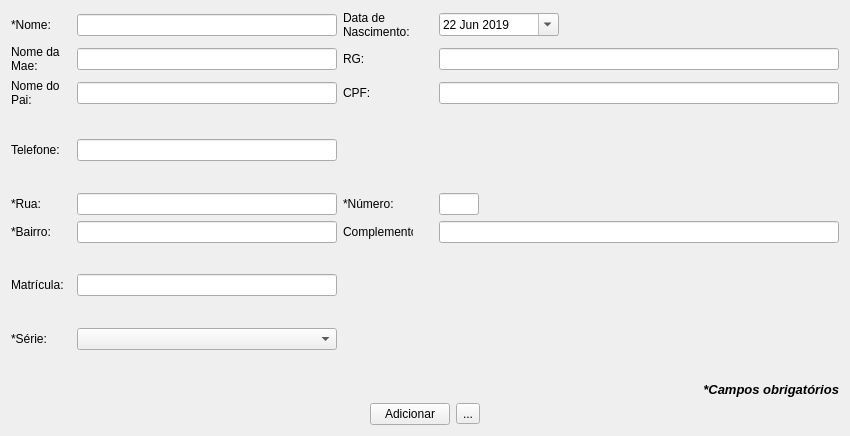
<?xml version="1.0" encoding="UTF-8"?>
<ui version="4.0">
 <class>alunosWidget</class>
 <widget class="QWidget" name="alunosWidget">
  <property name="windowModality">
   <enum>Qt::NonModal</enum>
  </property>
  <property name="geometry">
   <rect>
    <x>0</x>
    <y>0</y>
    <width>850</width>
    <height>436</height>
   </rect>
  </property>
  <property name="sizePolicy">
   <sizepolicy hsizetype="Preferred" vsizetype="Preferred">
    <horstretch>0</horstretch>
    <verstretch>0</verstretch>
   </sizepolicy>
  </property>
  <property name="minimumSize">
   <size>
    <width>660</width>
    <height>425</height>
   </size>
  </property>
  <property name="maximumSize">
   <size>
    <width>100000</width>
    <height>100000</height>
   </size>
  </property>
  <property name="mouseTracking">
   <bool>false</bool>
  </property>
  <property name="windowTitle">
   <string>Novo Aluno</string>
  </property>
  <property name="windowIcon">
   <iconset theme="a">
    <normaloff>.</normaloff>.</iconset>
  </property>
  <property name="windowOpacity">
   <double>1.000000000000000</double>
  </property>
  <layout class="QGridLayout" name="gridLayout">
   <item row="0" column="0">
    <layout class="QGridLayout" name="gridLayout_2">
     <item row="12" column="0">
      <widget class="QLabel" name="label_2">
       <property name="sizePolicy">
        <sizepolicy hsizetype="Preferred" vsizetype="Preferred">
         <horstretch>0</horstretch>
         <verstretch>0</verstretch>
        </sizepolicy>
       </property>
       <property name="minimumSize">
        <size>
         <width>60</width>
         <height>0</height>
        </size>
       </property>
       <property name="maximumSize">
        <size>
         <width>40</width>
         <height>16777215</height>
        </size>
       </property>
       <property name="text">
        <string>*Série:</string>
       </property>
       <property name="wordWrap">
        <bool>true</bool>
       </property>
      </widget>
     </item>
     <item row="3" column="0">
      <widget class="QLabel" name="label_4">
       <property name="sizePolicy">
        <sizepolicy hsizetype="Preferred" vsizetype="Preferred">
         <horstretch>0</horstretch>
         <verstretch>0</verstretch>
        </sizepolicy>
       </property>
       <property name="minimumSize">
        <size>
         <width>60</width>
         <height>0</height>
        </size>
       </property>
       <property name="maximumSize">
        <size>
         <width>62</width>
         <height>16777215</height>
        </size>
       </property>
       <property name="text">
        <string>Nome do Pai:</string>
       </property>
       <property name="wordWrap">
        <bool>true</bool>
       </property>
      </widget>
     </item>
     <item row="10" column="2">
      <widget class="QLineEdit" name="lineEditMatricula">
       <property name="sizePolicy">
        <sizepolicy hsizetype="Expanding" vsizetype="Preferred">
         <horstretch>0</horstretch>
         <verstretch>0</verstretch>
        </sizepolicy>
       </property>
      </widget>
     </item>
     <item row="0" column="0">
      <widget class="QLabel" name="label">
       <property name="sizePolicy">
        <sizepolicy hsizetype="Preferred" vsizetype="Preferred">
         <horstretch>0</horstretch>
         <verstretch>0</verstretch>
        </sizepolicy>
       </property>
       <property name="minimumSize">
        <size>
         <width>60</width>
         <height>0</height>
        </size>
       </property>
       <property name="maximumSize">
        <size>
         <width>35</width>
         <height>20</height>
        </size>
       </property>
       <property name="text">
        <string>*Nome:</string>
       </property>
       <property name="wordWrap">
        <bool>true</bool>
       </property>
      </widget>
     </item>
     <item row="8" column="2">
      <widget class="QLineEdit" name="lineEditBairro">
       <property name="sizePolicy">
        <sizepolicy hsizetype="Expanding" vsizetype="Fixed">
         <horstretch>0</horstretch>
         <verstretch>0</verstretch>
        </sizepolicy>
       </property>
       <property name="minimumSize">
        <size>
         <width>0</width>
         <height>0</height>
        </size>
       </property>
       <property name="maximumSize">
        <size>
         <width>16777215</width>
         <height>16777215</height>
        </size>
       </property>
      </widget>
     </item>
     <item row="7" column="0">
      <widget class="QLabel" name="label_6">
       <property name="sizePolicy">
        <sizepolicy hsizetype="Expanding" vsizetype="Preferred">
         <horstretch>0</horstretch>
         <verstretch>0</verstretch>
        </sizepolicy>
       </property>
       <property name="minimumSize">
        <size>
         <width>60</width>
         <height>0</height>
        </size>
       </property>
       <property name="maximumSize">
        <size>
         <width>25</width>
         <height>16777215</height>
        </size>
       </property>
       <property name="text">
        <string>*Rua:</string>
       </property>
       <property name="wordWrap">
        <bool>true</bool>
       </property>
      </widget>
     </item>
     <item row="7" column="2">
      <widget class="QLineEdit" name="lineEditRua">
       <property name="sizePolicy">
        <sizepolicy hsizetype="Expanding" vsizetype="Fixed">
         <horstretch>0</horstretch>
         <verstretch>0</verstretch>
        </sizepolicy>
       </property>
       <property name="minimumSize">
        <size>
         <width>0</width>
         <height>0</height>
        </size>
       </property>
       <property name="maximumSize">
        <size>
         <width>16777215</width>
         <height>16777215</height>
        </size>
       </property>
      </widget>
     </item>
     <item row="3" column="3">
      <widget class="QLabel" name="label_9">
       <property name="minimumSize">
        <size>
         <width>60</width>
         <height>0</height>
        </size>
       </property>
       <property name="maximumSize">
        <size>
         <width>30</width>
         <height>16777215</height>
        </size>
       </property>
       <property name="text">
        <string>CPF:</string>
       </property>
       <property name="wordWrap">
        <bool>true</bool>
       </property>
      </widget>
     </item>
     <item row="8" column="4">
      <widget class="QLineEdit" name="lineEditComplemento">
       <property name="sizePolicy">
        <sizepolicy hsizetype="Expanding" vsizetype="Fixed">
         <horstretch>0</horstretch>
         <verstretch>0</verstretch>
        </sizepolicy>
       </property>
      </widget>
     </item>
     <item row="3" column="4">
      <widget class="QLineEdit" name="lineEditCPF">
       <property name="sizePolicy">
        <sizepolicy hsizetype="Expanding" vsizetype="Fixed">
         <horstretch>0</horstretch>
         <verstretch>0</verstretch>
        </sizepolicy>
       </property>
       <property name="minimumSize">
        <size>
         <width>200</width>
         <height>0</height>
        </size>
       </property>
       <property name="maximumSize">
        <size>
         <width>16777215</width>
         <height>16777215</height>
        </size>
       </property>
       <property name="inputMethodHints">
        <set>Qt::ImhPreferNumbers</set>
       </property>
       <property name="text">
        <string/>
       </property>
      </widget>
     </item>
     <item row="1" column="4">
      <widget class="QLineEdit" name="lineEditRG">
       <property name="minimumSize">
        <size>
         <width>200</width>
         <height>0</height>
        </size>
       </property>
       <property name="maximumSize">
        <size>
         <width>16777215</width>
         <height>16777215</height>
        </size>
       </property>
       <property name="inputMethodHints">
        <set>Qt::ImhPreferNumbers</set>
       </property>
      </widget>
     </item>
     <item row="8" column="3">
      <widget class="QLabel" name="label_11">
       <property name="sizePolicy">
        <sizepolicy hsizetype="Expanding" vsizetype="Preferred">
         <horstretch>0</horstretch>
         <verstretch>0</verstretch>
        </sizepolicy>
       </property>
       <property name="minimumSize">
        <size>
         <width>60</width>
         <height>0</height>
        </size>
       </property>
       <property name="maximumSize">
        <size>
         <width>70</width>
         <height>16777215</height>
        </size>
       </property>
       <property name="text">
        <string>Complemento:</string>
       </property>
       <property name="wordWrap">
        <bool>true</bool>
       </property>
      </widget>
     </item>
     <item row="0" column="3">
      <widget class="QLabel" name="label_5">
       <property name="sizePolicy">
        <sizepolicy hsizetype="Expanding" vsizetype="Preferred">
         <horstretch>100</horstretch>
         <verstretch>0</verstretch>
        </sizepolicy>
       </property>
       <property name="minimumSize">
        <size>
         <width>60</width>
         <height>0</height>
        </size>
       </property>
       <property name="maximumSize">
        <size>
         <width>90</width>
         <height>16777215</height>
        </size>
       </property>
       <property name="text">
        <string>Data de Nascimento:</string>
       </property>
       <property name="wordWrap">
        <bool>true</bool>
       </property>
      </widget>
     </item>
     <item row="1" column="2">
      <widget class="QLineEdit" name="lineEditNomeDaMae"/>
     </item>
     <item row="1" column="0">
      <widget class="QLabel" name="label_3">
       <property name="enabled">
        <bool>true</bool>
       </property>
       <property name="sizePolicy">
        <sizepolicy hsizetype="Preferred" vsizetype="Maximum">
         <horstretch>0</horstretch>
         <verstretch>0</verstretch>
        </sizepolicy>
       </property>
       <property name="minimumSize">
        <size>
         <width>60</width>
         <height>0</height>
        </size>
       </property>
       <property name="maximumSize">
        <size>
         <width>80</width>
         <height>16777215</height>
        </size>
       </property>
       <property name="text">
        <string>Nome da Mae:</string>
       </property>
       <property name="wordWrap">
        <bool>true</bool>
       </property>
      </widget>
     </item>
     <item row="10" column="0">
      <widget class="QLabel" name="label_14">
       <property name="minimumSize">
        <size>
         <width>60</width>
         <height>0</height>
        </size>
       </property>
       <property name="text">
        <string>Matrícula:</string>
       </property>
       <property name="wordWrap">
        <bool>true</bool>
       </property>
      </widget>
     </item>
     <item row="0" column="2">
      <widget class="QLineEdit" name="lineEditNome">
       <property name="sizePolicy">
        <sizepolicy hsizetype="Expanding" vsizetype="Fixed">
         <horstretch>0</horstretch>
         <verstretch>0</verstretch>
        </sizepolicy>
       </property>
       <property name="minimumSize">
        <size>
         <width>260</width>
         <height>0</height>
        </size>
       </property>
       <property name="maximumSize">
        <size>
         <width>16777215</width>
         <height>16777215</height>
        </size>
       </property>
      </widget>
     </item>
     <item row="5" column="2">
      <widget class="QLineEdit" name="lineEditTelefone"/>
     </item>
     <item row="0" column="4">
      <widget class="QDateEdit" name="dateEditNascimento">
       <property name="sizePolicy">
        <sizepolicy hsizetype="Expanding" vsizetype="Fixed">
         <horstretch>90</horstretch>
         <verstretch>0</verstretch>
        </sizepolicy>
       </property>
       <property name="minimumSize">
        <size>
         <width>120</width>
         <height>0</height>
        </size>
       </property>
       <property name="maximumSize">
        <size>
         <width>90</width>
         <height>16777215</height>
        </size>
       </property>
       <property name="buttonSymbols">
        <enum>QAbstractSpinBox::PlusMinus</enum>
       </property>
       <property name="dateTime">
        <datetime>
         <hour>0</hour>
         <minute>0</minute>
         <second>0</second>
         <year>2019</year>
         <month>6</month>
         <day>22</day>
        </datetime>
       </property>
       <property name="calendarPopup">
        <bool>true</bool>
       </property>
      </widget>
     </item>
     <item row="12" column="2">
      <widget class="QComboBox" name="comboBoxSerie"/>
     </item>
     <item row="8" column="0">
      <widget class="QLabel" name="label_8">
       <property name="sizePolicy">
        <sizepolicy hsizetype="Expanding" vsizetype="Preferred">
         <horstretch>0</horstretch>
         <verstretch>0</verstretch>
        </sizepolicy>
       </property>
       <property name="minimumSize">
        <size>
         <width>60</width>
         <height>0</height>
        </size>
       </property>
       <property name="maximumSize">
        <size>
         <width>35</width>
         <height>16777215</height>
        </size>
       </property>
       <property name="text">
        <string>*Bairro:</string>
       </property>
       <property name="wordWrap">
        <bool>true</bool>
       </property>
      </widget>
     </item>
     <item row="7" column="3">
      <widget class="QLabel" name="label_7">
       <property name="minimumSize">
        <size>
         <width>60</width>
         <height>0</height>
        </size>
       </property>
       <property name="text">
        <string>*Número:</string>
       </property>
       <property name="wordWrap">
        <bool>true</bool>
       </property>
      </widget>
     </item>
     <item row="1" column="3">
      <widget class="QLabel" name="label_10">
       <property name="sizePolicy">
        <sizepolicy hsizetype="Maximum" vsizetype="Maximum">
         <horstretch>0</horstretch>
         <verstretch>0</verstretch>
        </sizepolicy>
       </property>
       <property name="minimumSize">
        <size>
         <width>60</width>
         <height>0</height>
        </size>
       </property>
       <property name="maximumSize">
        <size>
         <width>30</width>
         <height>16777215</height>
        </size>
       </property>
       <property name="text">
        <string>RG:</string>
       </property>
       <property name="wordWrap">
        <bool>true</bool>
       </property>
      </widget>
     </item>
     <item row="7" column="4">
      <widget class="QLineEdit" name="lineEditNumero">
       <property name="sizePolicy">
        <sizepolicy hsizetype="Expanding" vsizetype="Fixed">
         <horstretch>0</horstretch>
         <verstretch>0</verstretch>
        </sizepolicy>
       </property>
       <property name="minimumSize">
        <size>
         <width>40</width>
         <height>10</height>
        </size>
       </property>
       <property name="maximumSize">
        <size>
         <width>40</width>
         <height>16777215</height>
        </size>
       </property>
       <property name="inputMethodHints">
        <set>Qt::ImhPreferNumbers</set>
       </property>
      </widget>
     </item>
     <item row="3" column="2">
      <widget class="QLineEdit" name="lineEditNomeDoPai">
       <property name="minimumSize">
        <size>
         <width>0</width>
         <height>0</height>
        </size>
       </property>
       <property name="maximumSize">
        <size>
         <width>16777215</width>
         <height>16777215</height>
        </size>
       </property>
      </widget>
     </item>
     <item row="5" column="0">
      <widget class="QLabel" name="label_13">
       <property name="sizePolicy">
        <sizepolicy hsizetype="Preferred" vsizetype="Maximum">
         <horstretch>0</horstretch>
         <verstretch>0</verstretch>
        </sizepolicy>
       </property>
       <property name="minimumSize">
        <size>
         <width>60</width>
         <height>0</height>
        </size>
       </property>
       <property name="maximumSize">
        <size>
         <width>50</width>
         <height>16777215</height>
        </size>
       </property>
       <property name="text">
        <string>Telefone:</string>
       </property>
       <property name="wordWrap">
        <bool>true</bool>
       </property>
      </widget>
     </item>
     <item row="6" column="0">
      <spacer name="verticalSpacer_4">
       <property name="orientation">
        <enum>Qt::Vertical</enum>
       </property>
       <property name="sizeHint" stdset="0">
        <size>
         <width>20</width>
         <height>40</height>
        </size>
       </property>
      </spacer>
     </item>
     <item row="11" column="0">
      <spacer name="verticalSpacer_7">
       <property name="orientation">
        <enum>Qt::Vertical</enum>
       </property>
       <property name="sizeHint" stdset="0">
        <size>
         <width>20</width>
         <height>40</height>
        </size>
       </property>
      </spacer>
     </item>
     <item row="14" column="0">
      <spacer name="verticalSpacer">
       <property name="orientation">
        <enum>Qt::Vertical</enum>
       </property>
       <property name="sizeHint" stdset="0">
        <size>
         <width>20</width>
         <height>40</height>
        </size>
       </property>
      </spacer>
     </item>
     <item row="4" column="0">
      <spacer name="verticalSpacer_3">
       <property name="orientation">
        <enum>Qt::Vertical</enum>
       </property>
       <property name="sizeHint" stdset="0">
        <size>
         <width>20</width>
         <height>40</height>
        </size>
       </property>
      </spacer>
     </item>
     <item row="9" column="0">
      <spacer name="verticalSpacer_6">
       <property name="orientation">
        <enum>Qt::Vertical</enum>
       </property>
       <property name="sizeHint" stdset="0">
        <size>
         <width>20</width>
         <height>40</height>
        </size>
       </property>
      </spacer>
     </item>
    </layout>
   </item>
   <item row="3" column="0">
    <layout class="QHBoxLayout" name="horizontalLayout_2">
     <item>
      <spacer name="horizontalSpacer">
       <property name="orientation">
        <enum>Qt::Horizontal</enum>
       </property>
       <property name="sizeHint" stdset="0">
        <size>
         <width>40</width>
         <height>20</height>
        </size>
       </property>
      </spacer>
     </item>
     <item>
      <widget class="QPushButton" name="pushButtonAdiconar">
       <property name="text">
        <string>Adicionar</string>
       </property>
      </widget>
     </item>
     <item>
      <widget class="QToolButton" name="toolButtonEditarAlunos">
       <property name="text">
        <string>...</string>
       </property>
      </widget>
     </item>
     <item>
      <spacer name="horizontalSpacer_2">
       <property name="orientation">
        <enum>Qt::Horizontal</enum>
       </property>
       <property name="sizeHint" stdset="0">
        <size>
         <width>40</width>
         <height>20</height>
        </size>
       </property>
      </spacer>
     </item>
    </layout>
   </item>
   <item row="1" column="0">
    <spacer name="verticalSpacer_2">
     <property name="orientation">
      <enum>Qt::Vertical</enum>
     </property>
     <property name="sizeHint" stdset="0">
      <size>
       <width>20</width>
       <height>40</height>
      </size>
     </property>
    </spacer>
   </item>
   <item row="2" column="0">
    <widget class="QLabel" name="label_12">
     <property name="font">
      <font>
       <pointsize>10</pointsize>
       <weight>75</weight>
       <italic>true</italic>
       <bold>true</bold>
      </font>
     </property>
     <property name="text">
      <string>*Campos obrigatórios</string>
     </property>
     <property name="alignment">
      <set>Qt::AlignRight|Qt::AlignTrailing|Qt::AlignVCenter</set>
     </property>
    </widget>
   </item>
  </layout>
 </widget>
 <resources/>
 <connections>
  <connection>
   <sender>lineEditRua</sender>
   <signal>returnPressed()</signal>
   <receiver>lineEditNumero</receiver>
   <slot>setFocus()</slot>
   <hints>
    <hint type="sourcelabel">
     <x>503</x>
     <y>275</y>
    </hint>
    <hint type="destinationlabel">
     <x>600</x>
     <y>277</y>
    </hint>
   </hints>
  </connection>
  <connection>
   <sender>lineEditNumero</sender>
   <signal>returnPressed()</signal>
   <receiver>lineEditBairro</receiver>
   <slot>setFocus()</slot>
   <hints>
    <hint type="sourcelabel">
     <x>605</x>
     <y>265</y>
    </hint>
    <hint type="destinationlabel">
     <x>249</x>
     <y>301</y>
    </hint>
   </hints>
  </connection>
  <connection>
   <sender>lineEditNomeDoPai</sender>
   <signal>returnPressed()</signal>
   <receiver>lineEditCPF</receiver>
   <slot>setFocus()</slot>
   <hints>
    <hint type="sourcelabel">
     <x>291</x>
     <y>125</y>
    </hint>
    <hint type="destinationlabel">
     <x>537</x>
     <y>127</y>
    </hint>
   </hints>
  </connection>
  <connection>
   <sender>lineEditRG</sender>
   <signal>returnPressed()</signal>
   <receiver>lineEditNomeDoPai</receiver>
   <slot>setFocus()</slot>
   <hints>
    <hint type="sourcelabel">
     <x>518</x>
     <y>77</y>
    </hint>
    <hint type="destinationlabel">
     <x>313</x>
     <y>120</y>
    </hint>
   </hints>
  </connection>
 </connections>
</ui>
